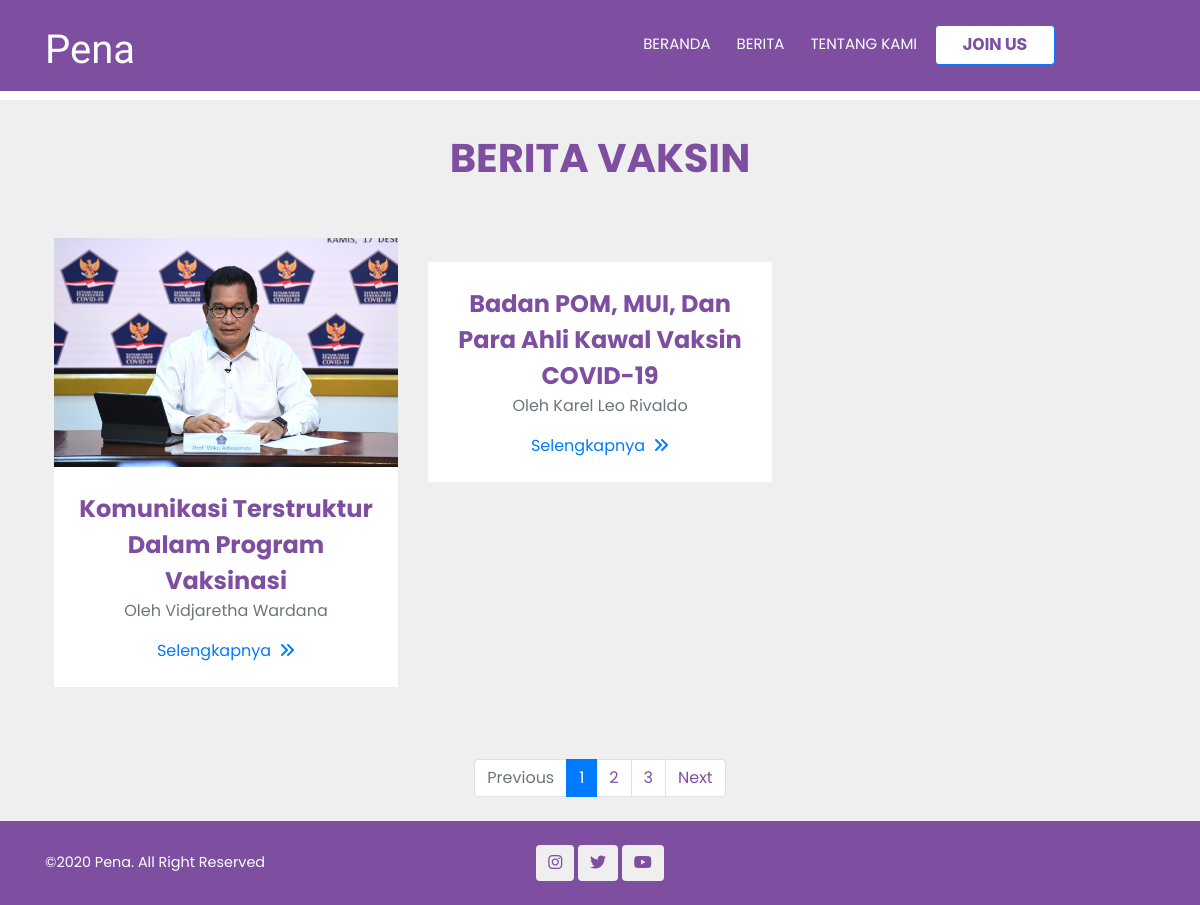
The page /beritavaksin.php on the database its author committed.
### tables this page shows
CREATE TABLE `berita` (
  `id_berita` int(5) NOT NULL,
  `id_kategori` int(5) NOT NULL,
  `judul_berita` varchar(100) NOT NULL,
  `isi_berita` text NOT NULL,
  `id_jurn` int(5) NOT NULL,
  `img_berita` varchar(255) NOT NULL DEFAULT 'berita.jpg',
  `location_imgberita` varchar(255) NOT NULL
);

CREATE TABLE `jurnalis` (
  `id_jurn` int(11) NOT NULL,
  `nama_jurn` varchar(50) NOT NULL,
  `username_jurn` varchar(50) NOT NULL,
  `password_jurn` varchar(12) NOT NULL,
  `email_jurn` varchar(50) NOT NULL,
  `phone_jurn` varchar(50) NOT NULL,
  `birth_jurn` date NOT NULL,
  `skill_jurn` varchar(255) NOT NULL,
  `img_jurn` varchar(255) NOT NULL DEFAULT 'image.jpg',
  `location_imgjurn` varchar(255) NOT NULL,
  `status` varchar(100) NOT NULL,
  `foto_jurn` varchar(255) NOT NULL,
  `location_fotojurn` varchar(255) NOT NULL
);

### beritavaksin.php (the view, shortened to what this page needs)
<!doctype html>
<html lang="en">
  <head>
  <?php include('includes/head.php'); ?>
  </head>
  <body>
    <?php include('includes/navbar.php'); ?>
    <?php include('config/config.php'); ?>
    <section class="page-section" id="portfolio">
        <div class="container p-4">
            <div class="text-center portfolio1">
                <h1 class="section-headtext-uppercase">Berita Vaksin<br><br></h2>
            </div>
            <div class="row">
                <?php
                $data = mysqli_query($conn,"SELECT * FROM berita INNER JOIN kategori ON berita.id_kategori = kategori.id_kategori
                                        INNER JOIN jurnalis ON berita.id_jurn = jurnalis.id_jurn WHERE kategori.nama_kategori='Vaksin' ORDER BY berita.id_berita");
                while ($d = mysqli_fetch_array($data)){
                    ?>
                <div class="col-lg-4 col-sm-6 mb-4">
                    <div class="portfolio-item">
                        <a class="portfolio-link" href="singlepageberita.php?id=<?php echo $d['id_berita'];?>" target="_blank">
                            <img class="img-fluid" src="assets/<?php echo $d['location_imgberita']; ?>" alt="" />
                        </a>
                        <div class="portfolio-caption">
                        <div class="portfolio-caption-heading"><?php echo $d['judul_berita']; ?></div>
                        <div class="portfolio-caption-subheading text-muted"><p>Oleh <?php echo $d['nama_jurn'];?></p></div>
                        <div class="portfolio-caption-subheading">
                            <a href="singlepageberita.php?id=<?php echo $d['id_berita'];?>" target="_blank">Selengkapnya<i class="fas fa-angle-double-right ml-2"></i></a>
                        </div>
                    </div>
                    </div>
                </div>
                <?php
                }
                ?>
            </div>
        </div>
    <div class="container p-4">
        <nav aria-label="Page navigation example">
          <ul class="pagination justify-content-center">
            <li class="page-item disabled">
              <a class="page-link" href="#" tabindex="-1">Previous</a>
            </li>
            <li class="page-item active"><a class="page-link" href="#">1</a></li>
            <li class="page-item"><a class="page-link" href="#">2</a></li>
            <li class="page-item"><a class="page-link" href="#">3</a></li>
            <li class="page-item">
              <a class="page-link" href="#">Next</a>
            </li>
          </ul>
        </nav>
    </div>
    </section>
<?php include('includes/footer.php'); ?>
  </body>
</html>

### css/style.css (style rules this page uses)
section#portfolio { margin-top: 100px; padding: 0; background-color: #f0efef; }
.portfolio1 h1 { text-transform: uppercase; padding-top: 10px; color: #7E4FA0; font-family: "Poppins"; font-weight: bold; }
#portfolio .portfolio-item { max-width: 400px; margin-left: auto; margin-right: auto; }
#portfolio .portfolio-item .portfolio-link { position: relative; display: block; margin: 0 auto; }
#portfolio .portfolio-item .portfolio-caption { padding: 24px; text-align: center; background-color: #fff; }
#portfolio .portfolio-item .portfolio-caption .portfolio-caption-heading { font-size: 24px; color: #7E4FA0; font-family: "Poppins"; text-transform: capitalize; font-weight: 700; margin-bottom: 0; }
#portfolio .portfolio-item .portfolio-caption .portfolio-caption-subheading { font-family: "Poppins"; text-transform: capitalize; }
.page-link { font-family: "Poppins"; color: #7E4FA0; }
ul { margin:0; padding:0; list-style:none; }
.page-section { padding: 96px 0; }
body { margin: 0; }

### rows shown on the page
berita: location_imgberita (picture), judul_berita "Komunikasi Terstruktur Dalam Program Vaksinasi", id_jurn.nama_jurn "Vidjaretha Wardana"
berita: judul_berita "Badan POM, MUI, Dan Para Ahli Kawal Vaksin COVID-19", id_jurn.nama_jurn "Karel Leo Rivaldo"
